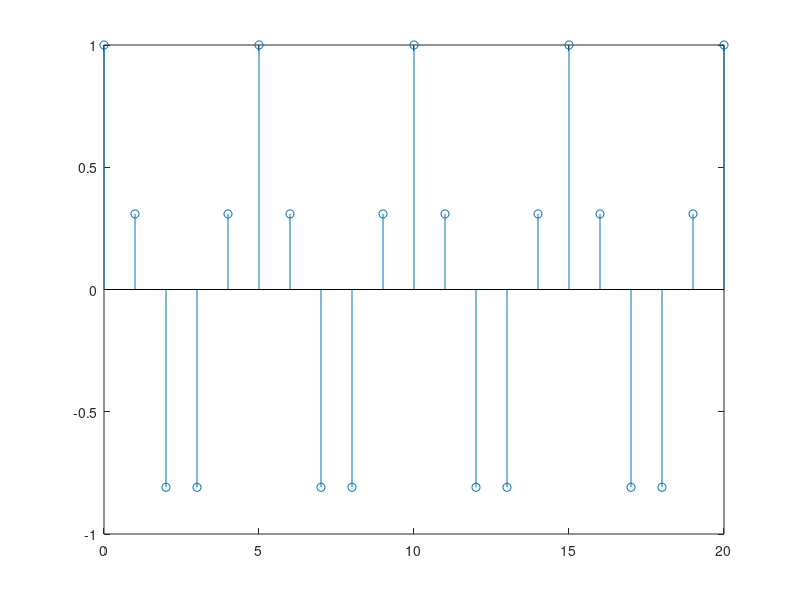

MATLAB code to generate this figure:
% n=[0:20]';
% fs=160;
% ts=1/fs;
% f0=340;
% xn_340=sin(2*pi*f0*n*ts);
% f0=180;
% xn_180=sin(2*pi*f0*n*ts);
% f0=20;
% xn_20=sin(2*pi*f0*n*ts);
% stem(n,[xn_340, xn_180, xn_20])

n=[0:20]';
fs=1000;
ts=1/fs;
f0=800;
xn=cos(2*pi*f0*n*ts);
stem(n,xn)